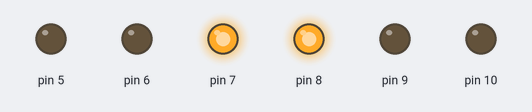
The sketch below on a simulated Arduino Uno, built with avr-gcc and run on an emulated ATmega328P. Parts: output pins drawn as LEDs (lit = HIGH).

Above: at 1.5 s.
At 4.0 s:
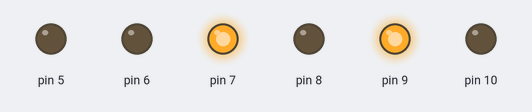
At 6.5 s:
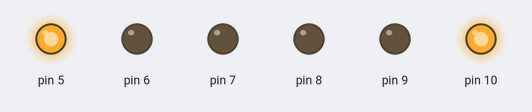
At 9.0 s:
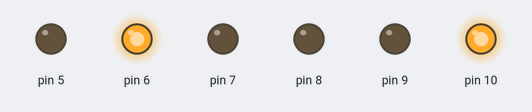
Timing chart, 0 to 13.0 s (numbered marks = the images above):
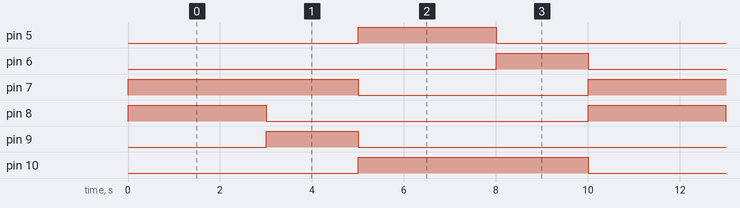

Measured:
- by itself, pin 5, pin 8: alternates HIGH for 3.0 s and LOW for 7.0 s
- by itself, pin 6, pin 9: alternates HIGH for 2.0 s and LOW for 8.0 s
- by itself, pin 7, pin 10: alternates HIGH for 5.0 s and LOW for 5.0 s

The sketch:

fantastic_albar_bombul2.ino
```cpp
// C++ code
//
void setup()
{
  pinMode(8, OUTPUT);
  pinMode(9, OUTPUT);
  pinMode(10, OUTPUT);
  pinMode(5, OUTPUT);
  pinMode(6, OUTPUT);
  pinMode(7, OUTPUT);
}

void loop()
{
  digitalWrite(8, HIGH);
  digitalWrite(9, LOW);
  digitalWrite(10, LOW);
  digitalWrite(5, LOW);
  digitalWrite(6, LOW);
  digitalWrite(7, HIGH);
  delay(3000); // Wait for 3000 millisecond(s)
  digitalWrite(8, LOW);
  digitalWrite(9, HIGH);
  digitalWrite(10, LOW);
  digitalWrite(5, LOW);
  digitalWrite(6, LOW);
  digitalWrite(7, HIGH);
  delay(2000); // Wait for 2000 millisecond(s)
  digitalWrite(8, LOW);
  digitalWrite(9, LOW);
  digitalWrite(10, HIGH);
  digitalWrite(5, HIGH);
  digitalWrite(6, LOW);
  digitalWrite(7, LOW);
  delay(3000); // Wait for 3000 millisecond(s)
  digitalWrite(8, LOW);
  digitalWrite(9, LOW);
  digitalWrite(10, HIGH);
  digitalWrite(5, LOW);
  digitalWrite(6, HIGH);
  digitalWrite(7, LOW);
  delay(2000); // Wait for 2000 millisecond(s)
}
```
